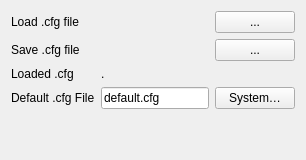
              <widget class="QWidget" name="tab_7">
               <attribute name="title">
                <string>Load / Save Cfg</string>
               </attribute>
               <layout class="QGridLayout" name="gridLayout_102">
                <item row="0" column="0">
                 <layout class="QGridLayout" name="gridLayout_101">
                  <item row="3" column="2">
                   <widget class="QPushButton" name="pushButton_systemProfile">
                    <property name="toolTip">
                     <string>Select the active microscope profile and its resource folders</string>
                    </property>
                    <property name="text">
                     <string>System…</string>
                    </property>
                   </widget>
                  </item>
                  <item row="0" column="0">
                   <widget class="QLabel" name="label_75">
                    <property name="text">
                     <string>Load .cfg file</string>
                    </property>
                   </widget>
                  </item>
                  <item row="3" column="0">
                   <widget class="QLabel" name="label_67">
                    <property name="text">
                     <string>Default .cfg File</string>
                    </property>
                   </widget>
                  </item>
                  <item row="2" column="1">
                   <widget class="QLabel" name="label_loadedcfg">
                    <property name="text">
                     <string>.</string>
                    </property>
                   </widget>
                  </item>
                  <item row="2" column="0">
                   <widget class="QLabel" name="label_88">
                    <property name="text">
                     <string>Loaded .cfg</string>
                    </property>
                   </widget>
                  </item>
                  <item row="0" column="2">
                   <widget class="QPushButton" name="pushButton_loadCfg">
                    <property name="text">
                     <string>...</string>
                    </property>
                   </widget>
                  </item>
                  <item row="1" column="0">
                   <widget class="QLabel" name="label_81">
                    <property name="text">
                     <string>Save .cfg file</string>
                    </property>
                   </widget>
                  </item>
                  <item row="5" column="0">
                   <spacer name="verticalSpacer_21">
                    <property name="orientation">
                     <enum>Qt::Orientation::Vertical</enum>
                    </property>
                    <property name="sizeHint" stdset="0">
                     <size>
                      <width>20</width>
                      <height>40</height>
                     </size>
                    </property>
                   </spacer>
                  </item>
                  <item row="1" column="2">
                   <widget class="QPushButton" name="pushButton_saveCfg">
                    <property name="text">
                     <string>...</string>
                    </property>
                   </widget>
                  </item>
                  <item row="3" column="1">
                   <widget class="QLineEdit" name="lineEdit_configurationfile">
                    <property name="text">
                     <string>default.cfg</string>
                    </property>
                   </widget>
                  </item>
                 </layout>
                </item>
               </layout>
              </widget>
